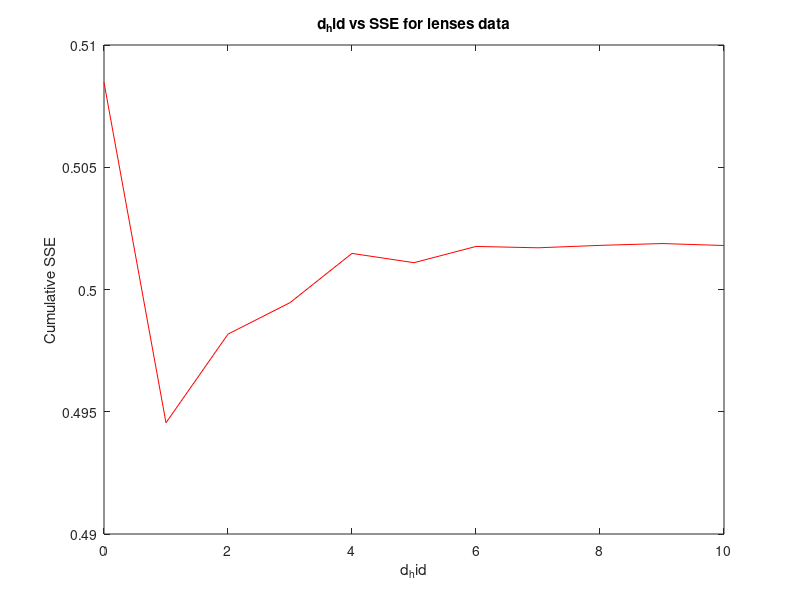
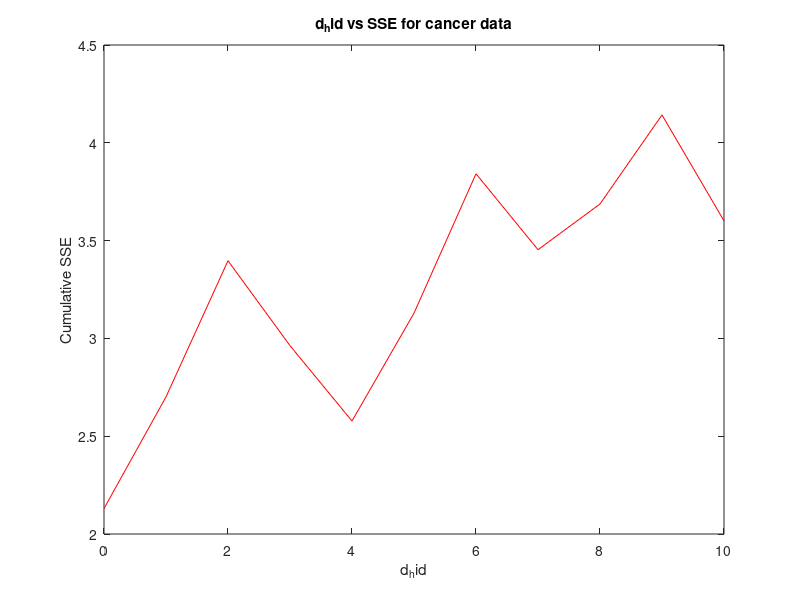

Reproduce these figures in MATLAB, in order.
%This script generates two graphs: for the cancer and lenses data set. It
%plots the SSE of the neural network against the # of hidden units that
%were used in the network.

%# of hidden units
d_hid=[0 1 2 3 4 5 6 7 8 9 10];

%SSE values (over all the examples) generated from the log files
err_lenses=[0.508469 0.494550 0.498175 0.499462 0.501476 0.501097 0.501761 0.501706 0.501805 0.501880 0.501799];
err_cancer=[2.130085 2.700912 3.397158 2.962848 2.577532 3.129060 3.841726 3.453414 3.687213 4.142510 3.600832];

%make the two graphs
figure(1);
plot(d_hid, err_lenses,'r');
xlabel('d_hid');
ylabel('Cumulative SSE');
title('d_hid vs SSE for lenses data');

figure(2);
plot(d_hid, err_cancer,'r');
xlabel('d_hid');
ylabel('Cumulative SSE');
title('d_hid vs SSE for cancer data');